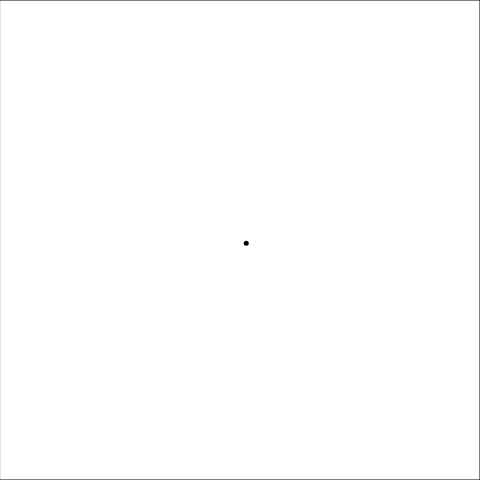
Frame 1 (no input)
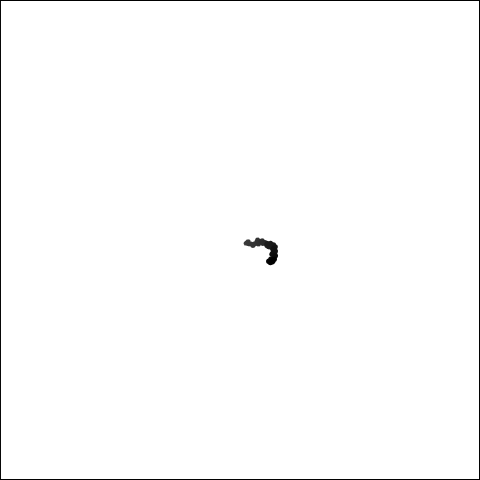
Frame 60 (no input)
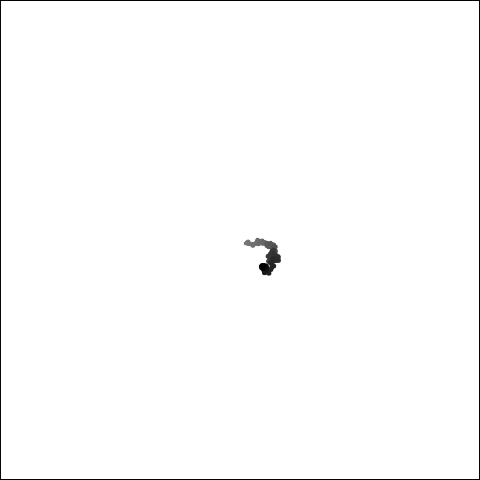
Frame 120 (the mouse pressed at the canvas centre since frame 60)

The p5.js sketch that drew these frames (run headless with seeded random() and noise() and a simulated clock; from frame 60 on, the mouse is pressed at the canvas centre):

// p5.js sketch
// ── sketch.js
var x,y;

var lastTime = 0;

// 函数setup() ：准备阶段
function setup() 
{
	createCanvas(480,480);
	
	x = 5;
	y = 5;
	lastTime = getTime();
	//lastTime = 0.0;
}

// 函数draw()：作画阶段
function draw() {
	fill(255,1);
	rect(0,0,width,height);

	var tNow = getTime(); // 当前时刻
	var dt = tNow - lastTime; // 时差

	var dx = 125*sin(0.1*y*y) * dt;
	var dy = 125*cos(0.1*x*x) * dt;

	x += dx;
	y += dy;

	push();
	translate(width/2,height/2);
	translate(x,y);
	scale(50,50);
	fill(0);// 填充白色
	noStroke();
	ellipse(0,0,0.1,0.1); // 画圆形
	pop();

	lastTime = tNow;// 记录时刻
}


function getTime()
{
	return millis()/1000;
}
